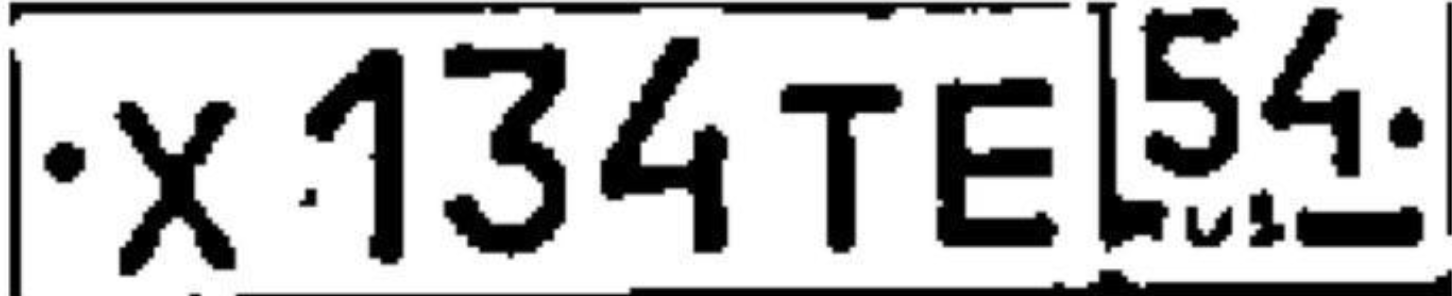
#> input picture image_ukcar.png, 1452 x 296 px, given in place of image_ukcar.jpg, which was not available
$ python topic2_projection.py
#> lines starting #> are read from the running program, lines starting #| are printed output that depends on the picture; after the words box and inside, x2 and y2 are one past the last pixel; in counts of white or black regions, pixels touching at a corner belong together; pictures that were not available may be replaced by others from this repository, and a replacement may not be noted
import cv2
import numpy as np
import matplotlib.pyplot as plt

# Load binary image (text is black, background is white)
img = cv2.imread('image_ukcar.jpg', 0)
#> img is the input picture: shape (296, 1452); min 0, max 255, mean 185.5
_, binary = cv2.threshold(img, 127, 255, cv2.THRESH_BINARY_INV)
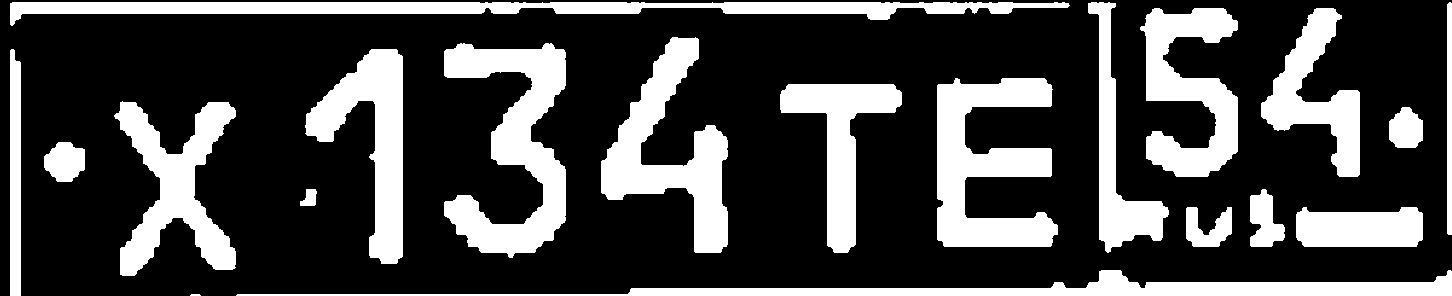
#> binary: shape (296, 1452); 27.2% white; 20 white regions, largest, box (x1, y1, x2, y2) and area: (444, 43, 566, 258) 12375, (937, 78, 1058, 247) 11927, (10, 2, 1070, 26) 11314

# Sum vertically (axis=0 means sum along rows, resulting in horizontal projection)
vertical_proj = np.sum(binary, axis=0)
#> vertical_proj = 1452 values, max 70635 at index 1108, min 0 at index 0, mean 20556.1

# Sum horizontally (axis=1 means sum along columns, resulting in vertical projection)
horizontal_proj = np.sum(binary, axis=1)
#> horizontal_proj = 296 values, max 315690 at index 295, min 0 at index 0, mean 100836.1

# Create projection image by mapping projection values to grayscale
proj_height = 100  # Height of the projection visualization
proj_width = 100   # Width of the horizontal projection visualization
proj_img = np.zeros((proj_height, len(vertical_proj)), dtype=np.uint8)
#> proj_img: shape (100, 1452); every value is 0
proj_img_horz = np.zeros((len(horizontal_proj), proj_width), dtype=np.uint8)
#> proj_img_horz: shape (296, 100); every value is 0

# Normalize projection values to 0-255 range
if vertical_proj.max() > 0:
    normalized_proj = (vertical_proj / vertical_proj.max() * 255).astype(np.uint8)
#> normalized_proj = 1452 values, max 255 at index 1108, min 0 at index 0, mean 73.69
else:
    normalized_proj = np.zeros_like(vertical_proj, dtype=np.uint8)

# Normalize horizontal projection values to 0-255 range
if horizontal_proj.max() > 0:
    normalized_proj_horz = (horizontal_proj / horizontal_proj.max() * 255).astype(np.uint8)
#> normalized_proj_horz = 296 values, max 255 at index 295, min 0 at index 0, mean 80.95
else:
    normalized_proj_horz = np.zeros_like(horizontal_proj, dtype=np.uint8)

# Fill the projection image - each column represents the projection value
for i in range(len(vertical_proj)):
    # Fill from bottom to top based on projection value
    fill_height = int((vertical_proj[i] / vertical_proj.max()) * proj_height) if vertical_proj.max() > 0 else 0
    proj_img[-fill_height:, i] = normalized_proj[i]
#> this loop made 1452 passes
#> fill_height on passes 1 to 3: 0, 0, 0
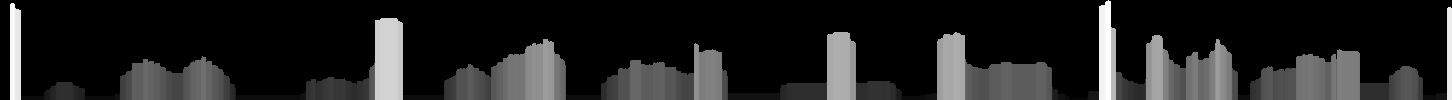
#> proj_img: shape (100, 1452); min 0, max 255, mean 32.7

# Fill the horizontal projection image - each row represents the projection value
for i in range(len(horizontal_proj)):
    # Fill from left to right based on projection value
    fill_width = int((horizontal_proj[i] / horizontal_proj.max()) * proj_width) if horizontal_proj.max() > 0 else 0
    proj_img_horz[i, :fill_width] = normalized_proj_horz[i]
#> this loop made 296 passes
#> fill_width on passes 1 to 3: 0, 0, 67
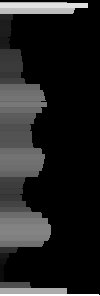
#> proj_img_horz: shape (296, 100); min 0, max 255, mean 34.5

# Alternative: Create a simpler projection image where each column is filled with the projection value
proj_img_simple = np.tile(normalized_proj, (proj_height, 1))
proj_img_horz_simple = np.tile(normalized_proj_horz.reshape(-1, 1), (1, proj_width))
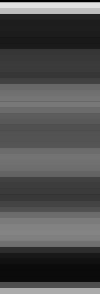
#> proj_img_horz_simple: shape (296, 100); min 0, max 255, mean 80.9

# Display results
plt.figure(figsize=(18, 12))

# Original binary image
plt.subplot(3, 4, 1)
plt.imshow(binary, cmap='gray')
plt.title('Original Binary Image')
plt.axis('on')

# Vertical projection plot
plt.subplot(3, 4, 2)
plt.plot(vertical_proj)
plt.title('Vertical Projection Values')
plt.xlabel('Column Index')
plt.ylabel('Projection Value')

# Horizontal projection plot
plt.subplot(3, 4, 3)
plt.plot(horizontal_proj)
plt.title('Horizontal Projection Values')
plt.xlabel('Projection Value')
plt.ylabel('Row Index')

# Projection as bar chart
plt.subplot(3, 4, 4)
plt.bar(range(len(vertical_proj)), vertical_proj, width=1)
plt.title('Vertical Projection Bar Chart')
plt.xlabel('Column Index')
plt.ylabel('Projection Value')

# Vertical projection image (bar-like visualization)
plt.subplot(3, 4, 5)
plt.imshow(proj_img, cmap='gray')
plt.title('Vertical Projection as Gray Image (Bar Style)')
plt.xlabel('Column Index')
plt.ylabel('Projection Height')

# Horizontal projection image (bar-like visualization)
plt.subplot(3, 4, 6)
plt.imshow(proj_img_horz, cmap='gray')
plt.title('Horizontal Projection as Gray Image (Bar Style)')
plt.xlabel('Projection Width')
plt.ylabel('Row Index')

# Vertical projection image (uniform fill)
plt.subplot(3, 4, 7)
plt.imshow(proj_img_simple, cmap='gray')
plt.title('Vertical Projection as Gray Image (Uniform Fill)')
plt.xlabel('Column Index')

# Horizontal projection image (uniform fill)
plt.subplot(3, 4, 8)
plt.imshow(proj_img_horz_simple, cmap='gray')
plt.title('Horizontal Projection as Gray Image (Uniform Fill)')
plt.xlabel('Projection Width')

# Combined view - vertical
plt.subplot(3, 4, 9)
# Stack original image and projection
combined = np.vstack([binary, proj_img])
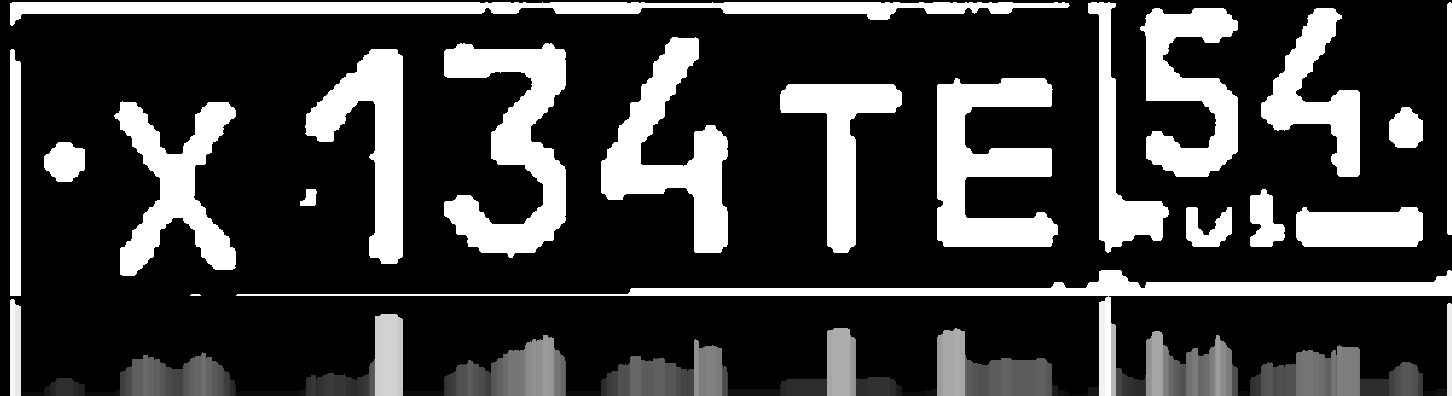
#> combined: shape (396, 1452); min 0, max 255, mean 60.2
plt.imshow(combined, cmap='gray')
plt.title('Original + Vertical Projection')
plt.xlabel('Column Index')

# Combined view - horizontal
plt.subplot(3, 4, 10)
# Stack original image and horizontal projection
combined_horz = np.hstack([binary, proj_img_horz])
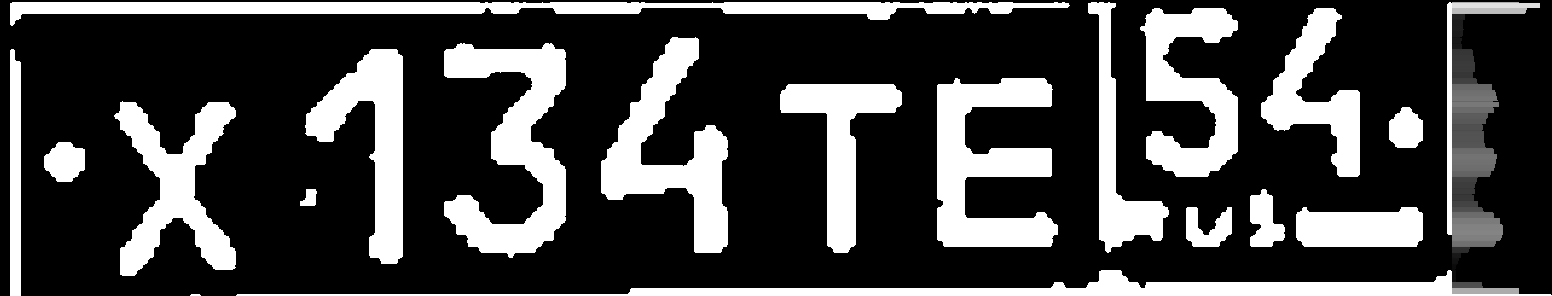
#> combined_horz: shape (296, 1552); min 0, max 255, mean 67.2
plt.imshow(combined_horz, cmap='gray')
plt.title('Original + Horizontal Projection')
plt.xlabel('Column Index')

# Show both projections as plots
plt.subplot(3, 4, 11)
plt.plot(vertical_proj, label='Vertical Projection')
plt.xlabel('Column Index')
plt.ylabel('Projection Value')
plt.title('Vertical Projection')
plt.legend()

plt.subplot(3, 4, 12)
plt.barh(range(len(horizontal_proj)), horizontal_proj, height=1)
plt.title('Horizontal Projection Bar Chart')
plt.xlabel('Projection Value')
plt.ylabel('Row Index')

plt.tight_layout()
plt.show()
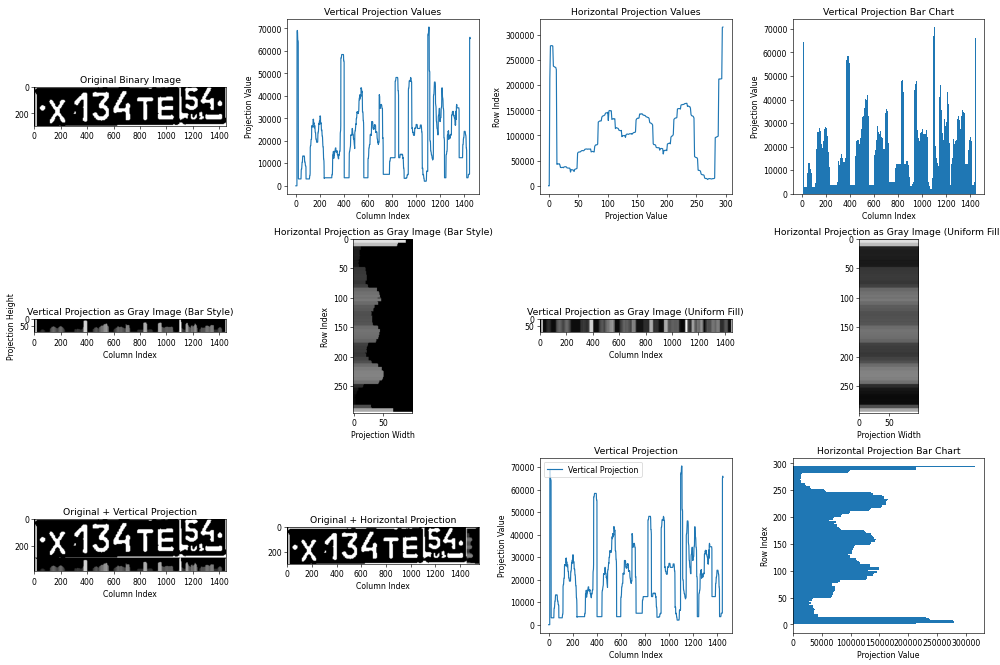
#> figure drawn by matplotlib, 12 panels; panel 2: curve peaks at x = 1108, y = 70635; panel 3: curve peaks at x = 295, y = 315690; panel 4: tallest bar 70635 high, from x = 1107.5 to 1108.5; panel 11: curve peaks at x = 1108, y = 70635

# Find columns with zero sum (gaps)
gap_columns = np.where(vertical_proj == 0)[0]
#> gap_columns = [0, 1, 2, 3, 4, 5, 6, 7, 8, 9]
gap_rows = np.where(horizontal_proj == 0)[0]
#> gap_rows = [0, 1]
print("Potential character gaps at columns:", gap_columns)
#| Potential character gaps at columns: [0 1 2 3 4 5 6 7 8 9]
print("Potential line gaps at rows:", gap_rows)
#| Potential line gaps at rows: [0 1]
print(f"Vertical projection shape: {proj_img.shape}")
#| Vertical projection shape: (100, 1452)
print(f"Horizontal projection shape: {proj_img_horz.shape}")
#| Horizontal projection shape: (296, 100)
print(f"Vertical projection value range: {vertical_proj.min()} - {vertical_proj.max()}")
#| Vertical projection value range: 0 - 70635
print(f"Horizontal projection value range: {horizontal_proj.min()} - {horizontal_proj.max()}")
#| Horizontal projection value range: 0 - 315690

$ run again, with image_line_segment.jpg saved as image_ukcar.png
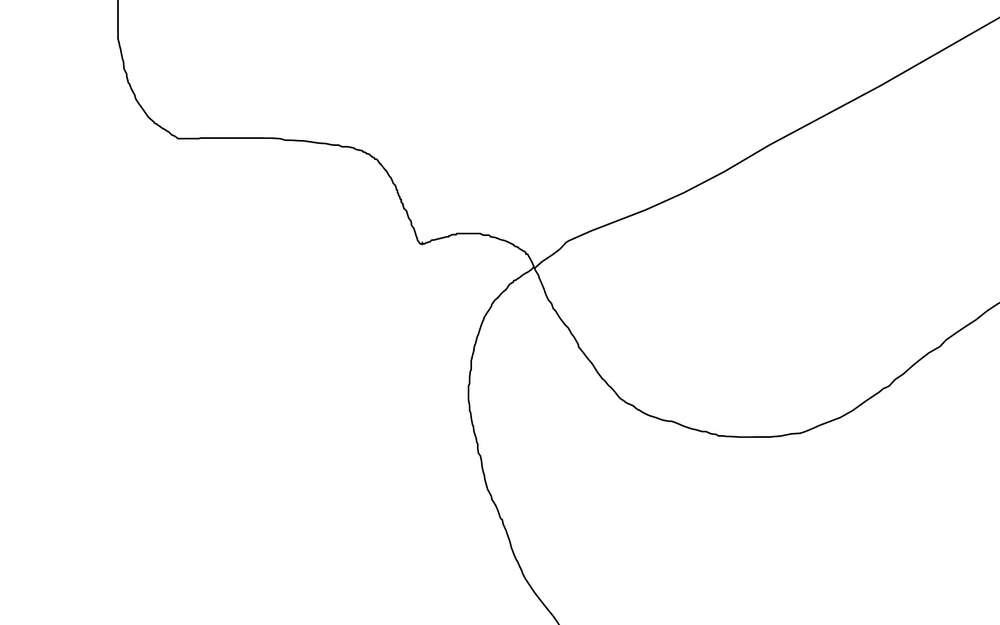
#> input picture image_line_segment.jpg, 1000 x 625 px, shrunk from 1843 x 1152 before the run, given in place of image_ukcar.jpg, which was not available
#> img is the input picture: shape (625, 1000); min 0, max 255, mean 253.6
#> binary: shape (625, 1000); 0.55% white in thin lines or dots, all inside (x1, y1, x2, y2) = (117, 0, 1000, 625)
#> vertical_proj = 1000 values, max 11220 at index 118, min 0 at index 0, mean 879.8
#> horizontal_proj = 625 values, max 27795 at index 138, min 255 at index 439, mean 1407.6
#> normalized_proj = 1000 values, max 255 at index 118, min 0 at index 0, mean 19.6
#> normalized_proj_horz = 625 values, max 255 at index 138, min 2 at index 439, mean 12.47
#> after the loop `for i in range(len(vertical_proj)):`:
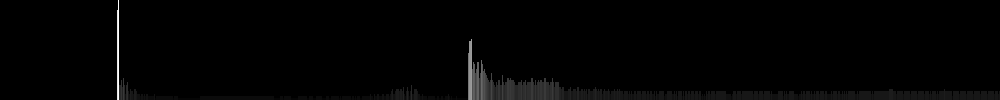
#> proj_img: shape (100, 1000); min 0, max 255, mean 2.9
#> the loop `for i in range(len(horizontal_proj)):` made 625 passes
#> fill_width on passes 1 to 3: 1, 1, 1
#> `combined_horz = np.hstack([binary, proj_img_horz])`:
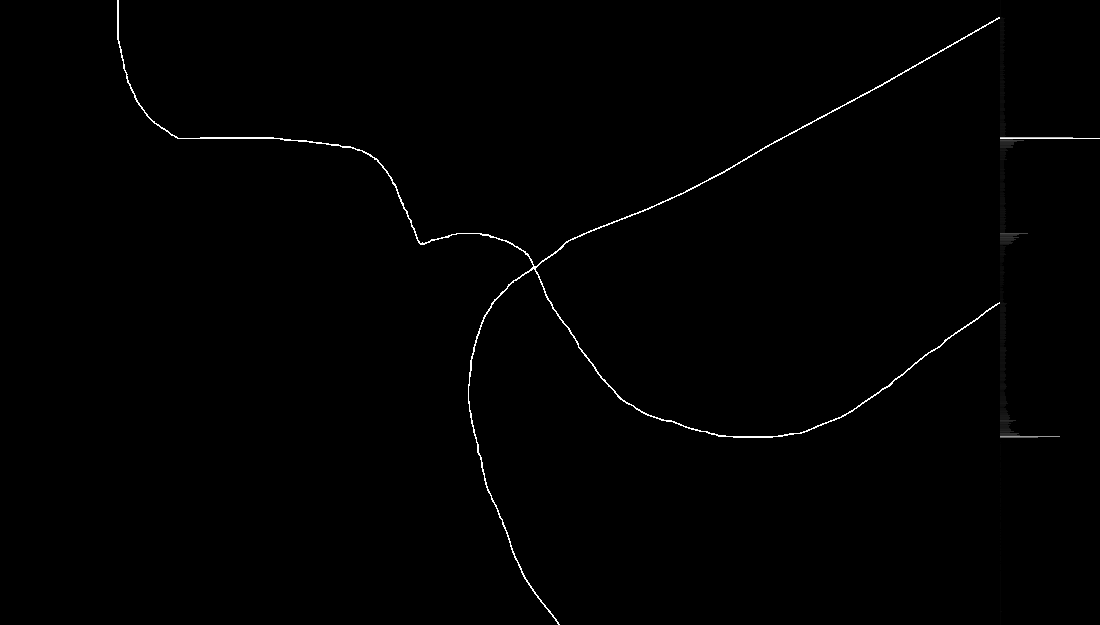
#> combined_horz: shape (625, 1100); min 0, max 255, mean 1.4
#> gap_columns = 117 values from 0 to 116
#> gap_rows = empty array
#| Potential character gaps at columns: [  0   1   2   3   4   5   6   7   8   9  10  11  12  13  14  15  16  17
#|   18  19  20  21  22  23  24  25  26  27  28  29  30  31  32  33  34  35
#|   36  37  38  39  40  41  42  43  44  45  46  47  48  49  50  51  52  53
#|   54  55  56  57  58  59  60  61  62  63  64  65  66  67  68  69  70  71
#|   72  73  74  75  76  77  78  79  80  81  82  83  84  85  86  87  88  89
#|   90  91  92  93  94  95  96  97  98  99 100 101 102 103 104 105 106 107
#> (further printed lines are left out)
#| Potential line gaps at rows: []
#| Vertical projection shape: (100, 1000)
#| Horizontal projection shape: (625, 100)
#| Vertical projection value range: 0 - 11220
#| Horizontal projection value range: 255 - 27795
